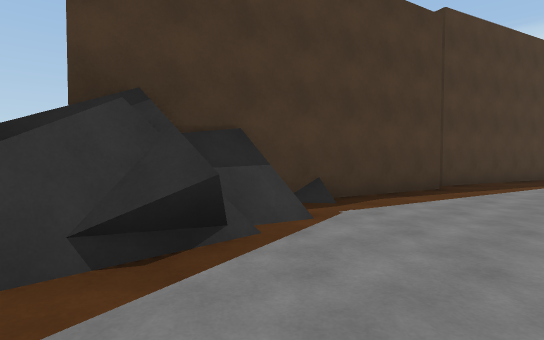
View 1 (above)

12 first-person views from a walk through a scene from a Unity 3-D project. The camera is 1.3 m above the floor, tilts 2° down and sees 80° across. The floor is counted in squares, 2 m on a side. Each view is taken from the middle of a square. On the plan, view 1 faces up. The plan holds only what a view shows up to about 10 squares ahead; the rest is blank. The place goes on beyond the plan. Some trees and plants on the terrain are drawn as simple stand-ins. Some surface patterns are stand-ins.

View 2
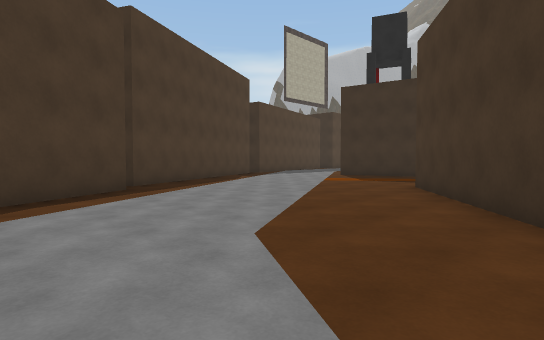

View 3
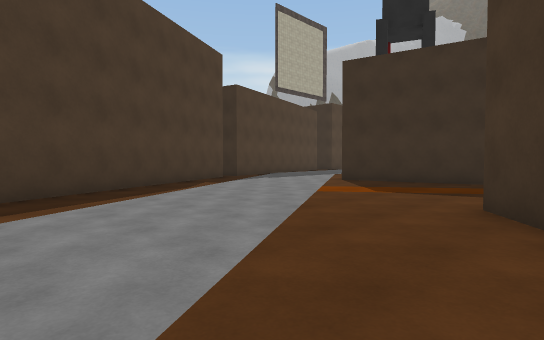

View 4
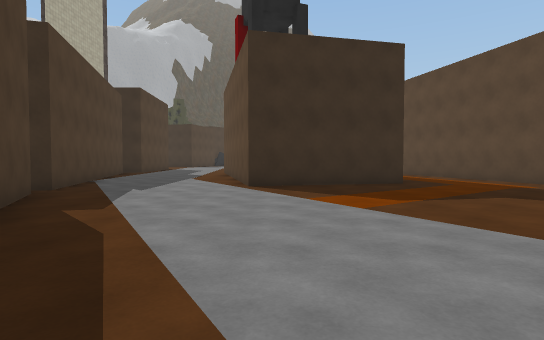

View 5
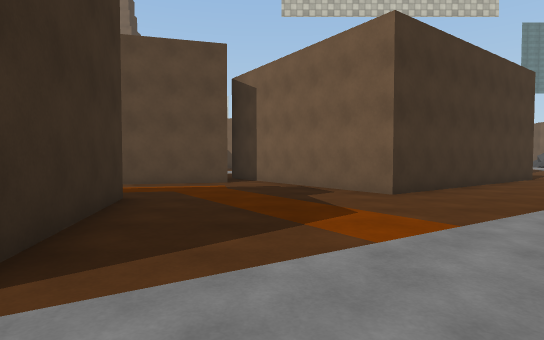

View 6
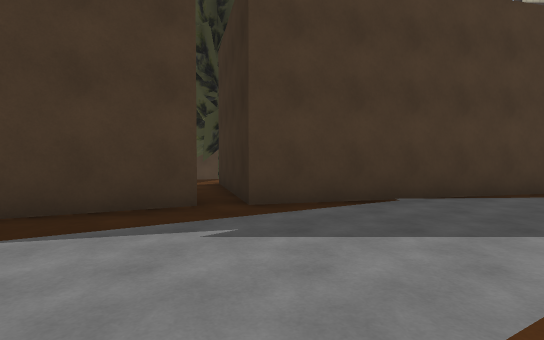

View 7
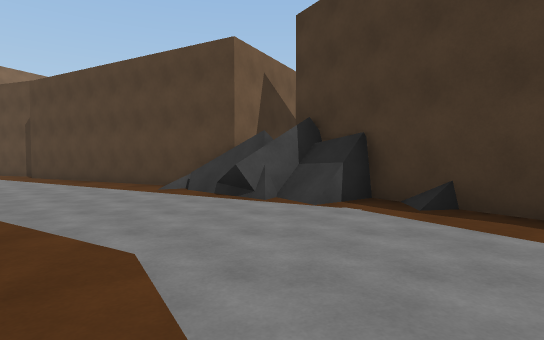

View 8
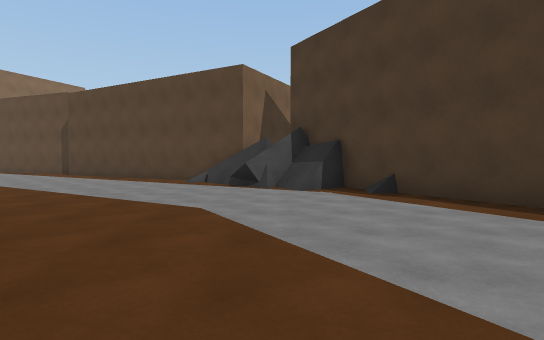

View 9
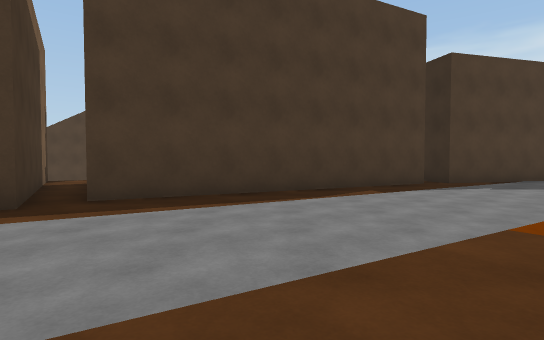

View 10
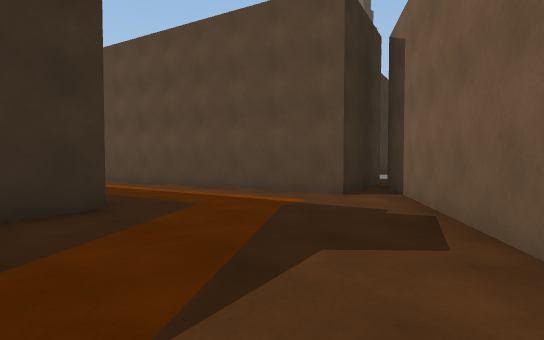

View 11
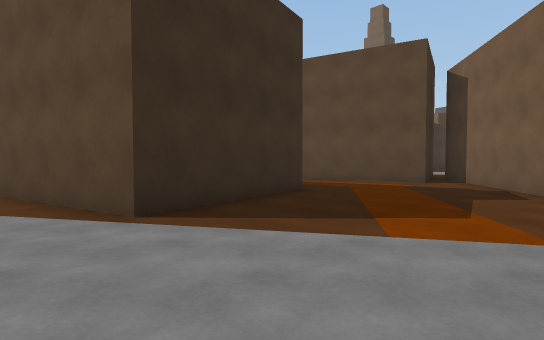

View 12
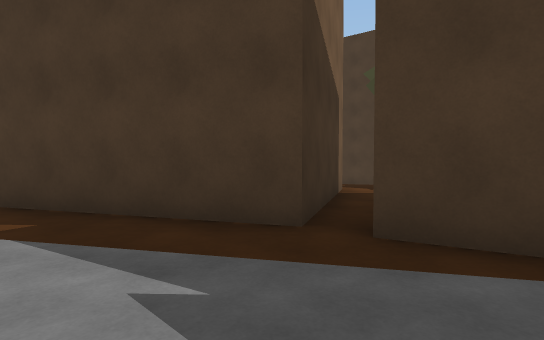

### Floor plan
Points are (right, up) in squares from view 1. A wall is a line through its corners. A room is listed if a view was taken in it or the views show most of it. See-through windows are left out.
Room 1 (views 1, 2, 3, 4, 5, 6, 7, 8, 9, 10, 11, 12)
walls: (3.1, -1) (8.8, 3) (12.4, -2.1); (13.5, 3.5) (12.6, 7.6) (15.5, 8.2); (12.2, -0.1) (15.6, 0.8); (-0.3, 4.5) (0, 4.1); (-0.6, 3) (-2.3, 1.3); (-1.4, 4.1) (-0.5, 2.4) (-0.8, 2.1); (11, 11.4) (4.1, 7.9); (-1.9, 2.1) (-4.5, -2.6); (0.4, 12.5) (3.7, 7.2) (-2.2, 3.5); (15.5, 12.6) (11.7, 11.5)
low walls: (-0.3, 2.9) (-2, 1.1); (-2.3, 1.3) (-1.9, 0.7)

Where each view was taken, in squares from view 1:
view 1: 0 up, 0 right, facing up
view 2: 0 up, 1 right, facing up-right
view 3: 2 up, 4 right, facing up-right
view 4: 7 up, 5 right, facing right
view 5: 9 up, 11 right, facing down
view 6: 7 up, 12 right, facing up
view 7: 3 up, 5 right, facing left
view 8: 3 up, 7 right, facing left
view 9: 3 up, 7 right, facing up
view 10: 5 up, 9 right, facing down-right
view 11: 9 up, 9 right, facing down-right
view 12: 9 up, 13 right, facing up-left
